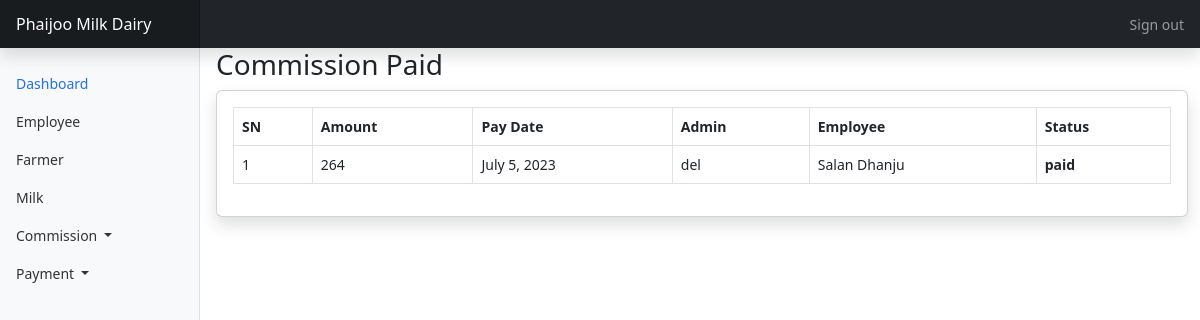
Page /dashboard/commissions/paid (signed in) on the earlier database version.
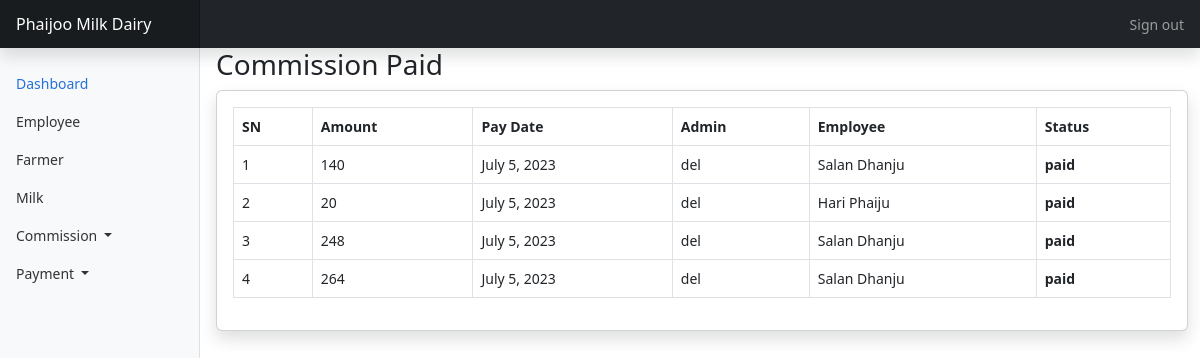
Same page on the later database version.
### dashboard/models.py (models this page shows, shortened)
class Commission(models.Model):
    commission_amt = models.PositiveIntegerField(null=True)
    commission_pay_date = models.DateField()
    status = models.CharField(max_length=10, choices=[('unpaid', 'Unpaid'), ('paid', 'Paid')], default='unpaid')
    admin_id = models.ForeignKey(
        User, on_delete=models.CASCADE, related_name="commission", null=True
    )
    emp_id = models.ForeignKey(
        EmployeeProfile,
        on_delete=models.CASCADE,
        related_name="commission",
        blank=True,
        null=True,
    )
    class Meta:
        verbose_name = "Commission"
        verbose_name_plural = "Commissions"
        ordering = ("id",)

### user/models.py (models this page shows)
class User(AbstractUser):
    class Role(models.TextChoices):
        ADMIN = "ADMIN", "Admin"
        EMPLOYEE = "EMPLOYEE", "Employee"
        FARMER = "FARMER", "Farmer"
    role = models.CharField(max_length=50, choices=Role.choices, default=Role.ADMIN)

class EmployeeProfile(models.Model):
    user = models.OneToOneField(
        User, on_delete=models.CASCADE, related_name="employee_profile", null=True
    )
    emp_email = models.CharField(max_length=50, blank=True, null=True)
    emp_pwd = models.CharField(max_length=255, blank=True, null=True)
    emp_name = models.CharField(max_length=50, blank=True, null=True)
    emp_contact = models.PositiveBigIntegerField(blank=True, null=True)
    salary = models.PositiveIntegerField(blank=True, null=True)
    reg_date = models.DateField(null=True, blank=True)
    is_active = models.BooleanField(default=True)
    admin_id = models.ForeignKey(
        User,
        on_delete=models.CASCADE,
        related_name="admin_employee_profiles",
        blank=False,
    )
    class Meta:
        verbose_name = "Employee"
        verbose_name_plural = "Employees"
        ordering = ("id",)
    def __str__(self):
        return self.emp_name

### dashboard/views.py (the view)
# urls.py: path("commissions/paid", views.commissionPaidListView, name="commissions-paid"),
@login_required(login_url="/dashboard/accounts/login")
def commissionPaidListView(request):
    commissions = Commission.objects.filter(status='paid').order_by('-commission_pay_date')
    return render(
        request, "dashboard/commissions/paid.html", {"commissions": commissions}
    )

### dashboard/templates/dashboard/commissions/paid.html
{% extends 'dashboard/base.html' %}
{% block main %}
                <h1 class="h3 mb-2 text-gray-800">Commission Paid</h1>
                <div class="card shadow mb-4">
                    <div class="card-body">
                        <div class="table-responsive">
                            <table class="table table-bordered" id="dataTable" width="100%" cellspacing="0">
                                <thead>
                                    <tr>
                                        <th>SN</th>
                                        <th>Amount</th>
                                        <th>Pay Date</th>
                                        <th>Admin</th>
                                        <th>Employee</th>
                                        <th>Status</th>
                                    </tr>
                                </thead>
                                <tbody>
                                    {% for commission in commissions %}
                                    <tr>
                                        <td>{{ forloop.counter }}</td>
                                        <td>{{ commission.commission_amt }}</td>
                                        <td>{{ commission.commission_pay_date }}</td>
                                        <td>{{ commission.admin_id }}</td>
                                        <td>{{ commission.emp_id }}</td>
                                        <th>{{ commission.status }}</th>
                                    </tr>
                                    {% endfor %}
                                </tbody>
                            </table>
                        </div>
                    </div>
                </div>
{% endblock main %}

Differences in the rows shown:
now on this page (row edited): Commission: commission_amt "140", commission_pay_date "July 5, 2023", admin_id "del", emp_id "Salan Dhanju", status "paid"
now on this page (row edited): Commission: commission_amt "20", commission_pay_date "July 5, 2023", admin_id "del", emp_id "Hari Phaiju", status "paid"
now on this page (row edited): Commission: commission_amt "248", commission_pay_date "July 5, 2023", admin_id "del", emp_id "Salan Dhanju", status "paid"
